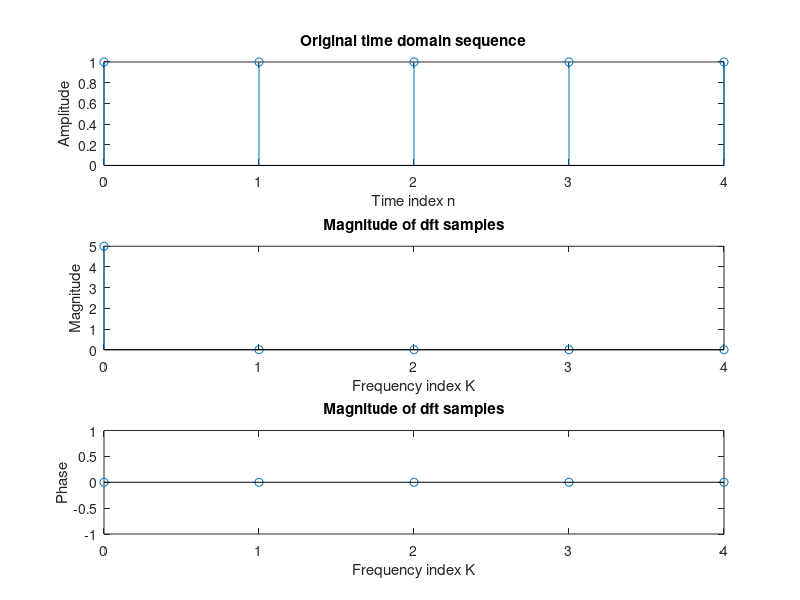

Write MATLAB code to recreate this figure.
M=input('type the length of dft =');
N=input('type the length of the sequence =');
u=ones(1,N);
U=fft(u,M);
t=0:1:N-1;
figure;
subplot(3,1,1);
stem(t,u);
title('Original time domain sequence');
ylabel('Amplitude');
xlabel('Time index n');
subplot(3,1,2);
K=0:1:M-1;
stem(K,abs(U));
title('Magnitude of dft samples');
xlabel('Frequency index K');
ylabel('Magnitude');
subplot(3,1,3);
stem(K,angle(U));
title ('Magnitude of dft samples');
xlabel('Frequency index K');
ylabel('Phase');
